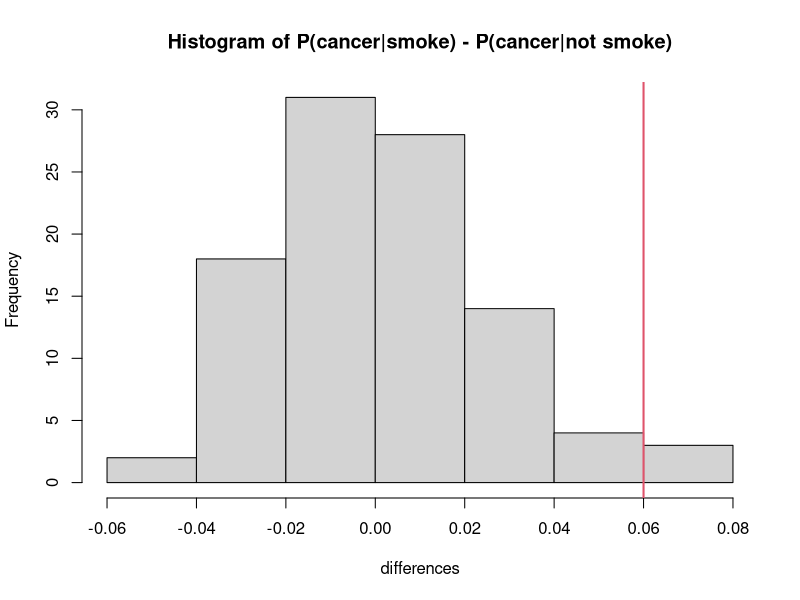

The R source for this figure:
## ---- chunk 1
set.seed(513)
## ---- chunk 2
nIter = 100 #set some number of iterations
differences = vector(length = nIter) #create vector to save differences in proportions

for(i in 1:nIter){ #repeat the following process nIter times

  #create some fake data and save it as "fakedata"
  fakedata = data.frame(Smoke = sample(c("Y", "N"), size=1000, prob=c(.25, .75), replace = T),
                        Cancer = sample(c("Y", "N"), size=1000, prob=c(.139, .861), replace = T))

  #use the fake data to calculate P(cancer|smoke)
  CgivenS = table(fakedata)[2,2]/sum(table(fakedata)[2,])

  #use the fake data to calculate P(cancer|not smoke)
  CgivenNS = table(fakedata)[1,2]/sum(table(fakedata)[1,])

  #save P(cancer|smoke) - P(cancer|not smoke) in the ith location of differences
  differences[i] <- CgivenS - CgivenNS

}

#calculate proportion of differences greater than or equal to .06
sum(differences >= .06)/nIter

#plot a histogram of the differences with a red vertical line at .06
hist(differences, main="Histogram of P(cancer|smoke) - P(cancer|not smoke)")
abline(v=.06, lwd=2, col=2)
